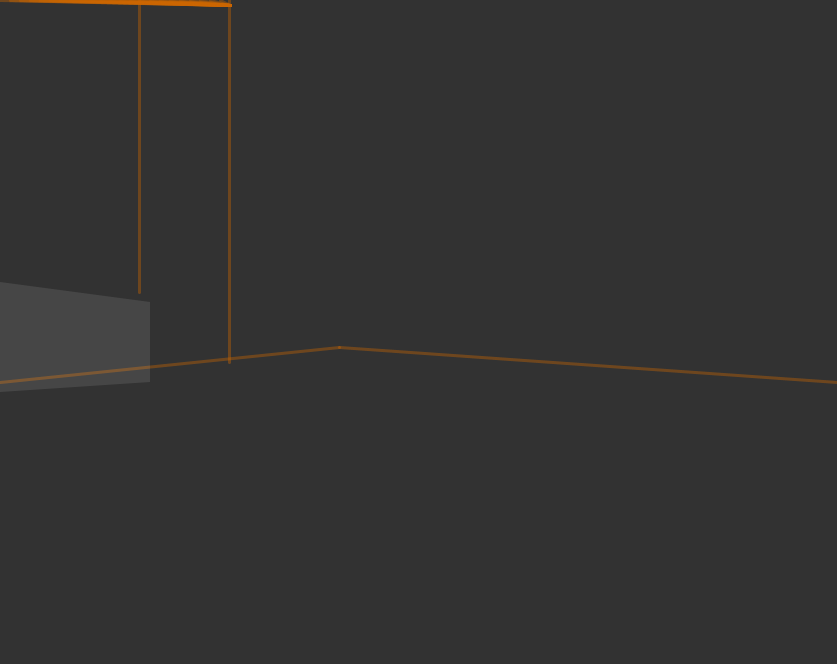
Frame 1 (no input)
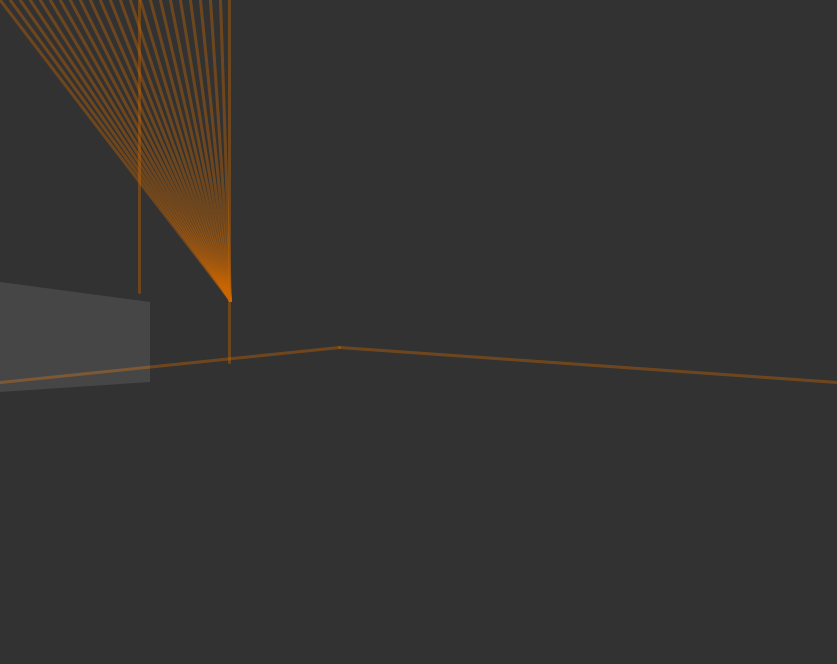
Frame 60 (the mouse pressed at the canvas centre just before this capture)
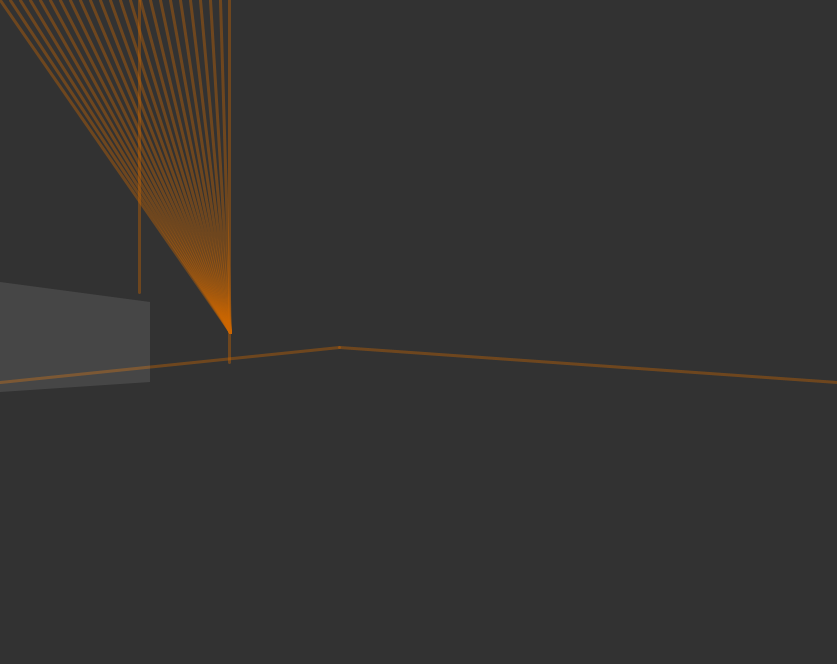
Frame 120 (the mouse held since frame 60 and released just before this capture)

The Processing sketch that drew these frames (run headless with seeded random() and noise(); from frame 60 on, the mouse is pressed at the canvas centre):

// Processing sketch: processing_28163
// ── processing_28163.pde


int p1,p2;
float var=0;
float ycoord=0;
 float a =0;
float sthg = 0;


//-------------------------
//SETUP
//-------------------------
void setup() {
  noStroke();
  size(837,664);
  
  noStroke();
  quad(0, height/2-50, 0, height/2+60, 150, height/2+50, 150, height/2-30);
  fill(255, 25);
}


//-------------------------
//DRAW
//-------------------------
void draw() {
  background(50);
  stroke(204, 102, 0, 100);
  strokeWeight(3);
  
  
  
  
  
  
    
  
  float xcoord = width/4+20;
  xcoord=xcoord+1;
  if(xcoord> width/2)
  {xcoord = width/4+20;}
 
  ycoord=ycoord+5;
 
//  a=a+1;

//  ycoord=height*sin(a);
  
  
  if(ycoord>height)
  {
  sthg = sthg+5;
  ycoord=0;}
  
  
  var=ycoord;
    
  if(mousePressed == true)
  { 
    var=mouseY;
  }
  if(mousePressed == false)
  {
    var=ycoord;
  }
  
  for (int i=0; i<xcoord; i=i+10)
  {
    line(i,0,xcoord,var);
  }

  
  line(0,height/2+50,width/3+60,height/2+15);
  line(width,height/2+50,width/3+60,height/2+15);
  line(width/4+20,0,width/4+20,height/2+30);
  line(width/6,0,width/6,height/2-40);
  
//  fill(0,20);
//  rect(0,0,width,height);
//  noFill();
  
  noStroke();
  quad(0, height/2-50, 0, height/2+60, 150, height/2+50, 150, height/2-30);
  fill(255, 25);
  
  
}
